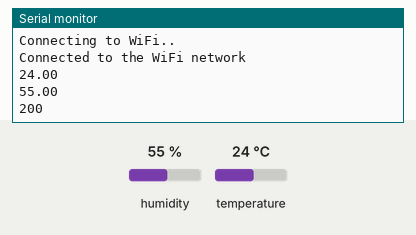
Simulated run of this sketch. Board: ESP32. Shown: the last lines printed to the serial monitor. The test bench sets the inputs (shaded band); at power-on: humidity 55 %, temperature 24 °C. WiFi joins after 1.5 s; servers stay silent unless stated; uploads are accepted with an empty reply; the local clock reads 2024-03-15 10:24:30 at power-on unless the sketch sets it.

Above: at 7.2 s.
7.3 s: humidity set to 22 %
14.9 s: temperature set to 12 °C
At 16.8 s:
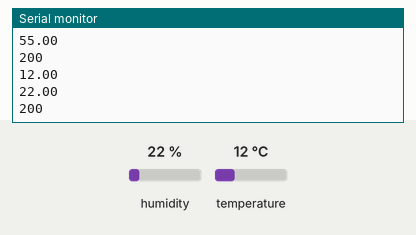
22.5 s: humidity set to 40 %
At 27.8 s:
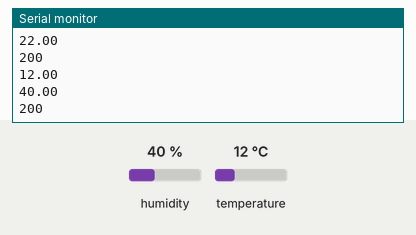
Timing chart, 0 to 29.3 s (numbered marks = the images above; inputs shaded):
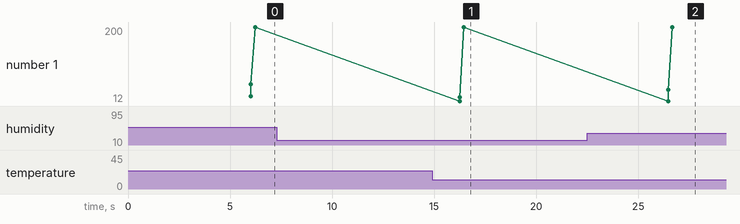

The sketch:

ESP32post.ino
```cpp
//May Wu
//HackMIT 2019
//ESP32 takes temperature and humidity data read from DHT11by. Data is received in Nose-RED json by specifying
//HTTP request and the sending actual post.
//Code adapted and modified using open source DHTTester.ino,Simpletime.ino, and ESP 32 tutorial on https://techtutorialsx.com
//Electronics: DHT11 Temperature & Humidity Sensor, ESP32
//Connections: ground pin of ESP32 to ground pin of DHT11; 3V3 pin of ESP32 to power pin of DHT11, signal pin of DHT11
//             connected to digital pin 27 on esp32. 10microF capacitor connecting EN and ground of ESP32
//             (This is needed to boot the ESP32 so we do not have to hold the boot button every time for a new upload.


//Libraries
#include <WiFi.h>
#include <HTTPClient.h>
#include "ESPAsyncWebServer.h"
#include <Adafruit_Sensor.h>
#include <DHT.h>
#include "time.h"

//connect esp32 to wifi

const char* ssid = "MIT GUEST";
//const char* password =  "yourNetworkPassword";

const char* ntpServer = "pool.ntp.org";
const long  gmtOffset_sec = 68400;
const int   daylightOffset_sec = 3600;

//DHT11 initialization
#define DHTPIN 27     // DHT signal pin connected to digital pin 27
#define DHTTYPE    DHT11
DHT dht(DHTPIN, DHTTYPE);


void setup() {

  Serial.begin(115200);
  delay(4000);
  dht.begin();
  WiFi.begin(ssid); //(ssid,password) if wifi has password

  //wifi connection
  while (WiFi.status() != WL_CONNECTED) {
    delay(1000);
    Serial.println("Connecting to WiFi..");
  }

  Serial.println("Connected to the WiFi network");
  configTime(gmtOffset_sec, daylightOffset_sec, ntpServer);

}


void loop() {
 String a = "Downtown";
 float t = dht.readTemperature(); //celsius
 float h = dht.readHumidity();
 Serial.println(t);
 Serial.println(h);

 //print time
  struct tm timeinfo;
  if(!getLocalTime(&timeinfo)){
    Serial.println("Failed to obtain time");
    return;
  }
  char timeStringBuff[50]; //50 chars should be enough
  strftime(timeStringBuff, sizeof(timeStringBuff), "%A, %B %d %Y, %H:%M:%S,", &timeinfo);
  //print like "const char*"
  //Serial.println(timeStringBuff);

  //Optional: Construct String object
  String asString(timeStringBuff);
  String b = timeStringBuff;

 String total = a+","+b+ String(t) + "," + String(h);


 if(WiFi.status()== WL_CONNECTED){   //Check WiFi connection status
   HTTPClient http;

   http.begin("http://lead-pipelines-testing.mybluemix.net/data");  //Specify destination for HTTP request
   http.addHeader("Content-Type", "text/plain");             //Specify content-type header

   int httpResponseCode = http.POST(total);   //Send the actual POST request

   if(httpResponseCode>0){

    String response = http.getString();                       //Get the response to the request

    Serial.println(httpResponseCode);   //Print return code
    Serial.println(response);           //Print request answer

   }else{

    Serial.print("Error on sending POST: ");
    Serial.println(httpResponseCode);

   }

   http.end();  //Free resources

 }else{

    Serial.println("Error in WiFi connection");

 }

  delay(10000);  //Send a request every 10 seconds

}
```

Measured:
- after the input at 14.9 s, the serial monitor: prints a new line after 1.3 s (image 1)
- after the input at 22.5 s, the serial monitor: prints a new line after 4.0 s (image 2)
